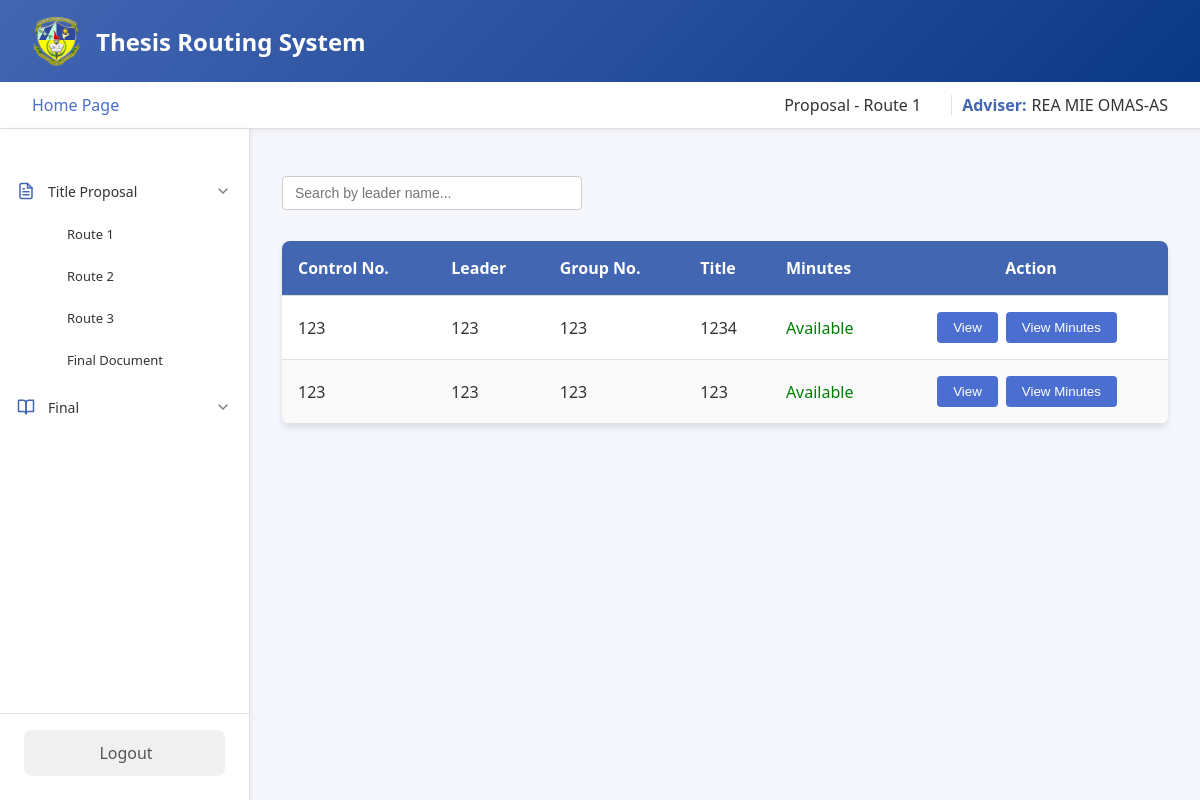
/adviser/homepage/titleproposal/route1.php (signed in), run on an earlier commit of the app's database.
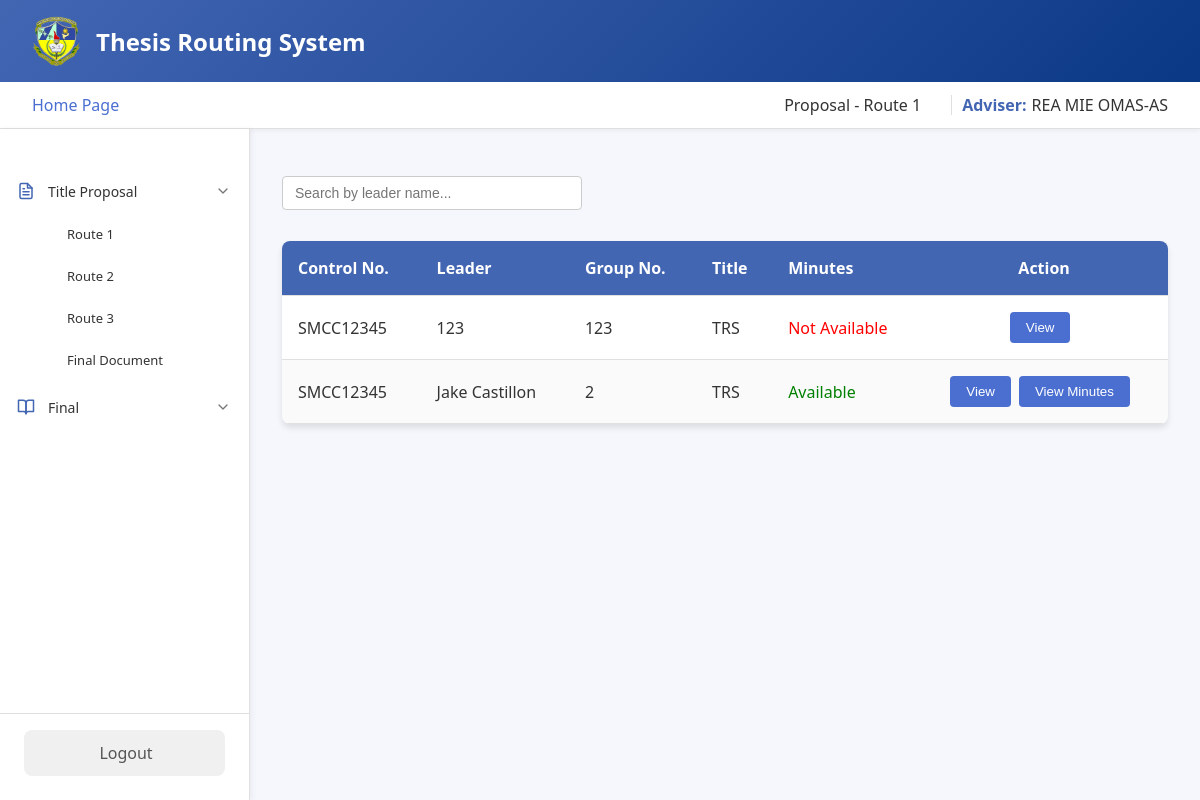
And on a later commit of the database.
### tables this page shows
CREATE TABLE `route1proposal_files` (
  `route1_id` int(11) NOT NULL,
  `student_id` int(11) NOT NULL,
  `docuRoute1` varchar(255) NOT NULL,
  `panel1_id` int(255) NOT NULL,
  `panel2_id` int(255) NOT NULL,
  `panel3_id` int(255) NOT NULL,
  `panel4_id` int(255) NOT NULL,
  `adviser_id` int(255) NOT NULL,
  `department` varchar(255) NOT NULL,
  `date_submitted` datetime DEFAULT NULL,
  `controlNo` varchar(255) NOT NULL,
  `fullname` varchar(255) NOT NULL,
  `group_number` int(255) NOT NULL,
  `title` varchar(255) NOT NULL,
  `school_year` varchar(255) NOT NULL,
  `panel5_id` varchar(255) NOT NULL,
  `minutes` varchar(255) NOT NULL,
  `routeNumber` varchar(255) NOT NULL
);

### adviser/homepage/titleproposal/route1.php (the view, shortened to what this page needs)
<?php
include '../../../connection.php';
$adviser_id = $_SESSION['adviser_id'];
$fullname = $_SESSION['fullname'] ?? 'Adviser';
?>
<!DOCTYPE html>
<html lang="en">
<head>
</head>
<body>
    <div class="container">
        <header class="header">
            <div class="logo-container">
                <img src="../../../assets/logo.png" alt="SMCC Logo">
                <div class="logo">Thesis Routing System</div>
            </div>
        </header>
        <div class="top-bar">
            <div class="homepage">
                <a href="../homepage.php">Home Page</a>
            </div>
            <div class="user-info">
                <div class="routeNo" style="margin-right: 20px;">Proposal - Route 1</div>
                <span class="role">Adviser:</span>
                <span class="user-name"><?= htmlspecialchars($fullname) ?></span>
            </div>
        </div>
        <div class="main-content">
        <nav class="sidebar">
                <nav class="nav-menu">
                    <div class="menu-item dropdown">
                        <div class="menu-header">
                            <div class="icon">
                            </div>
                            <span>Title Proposal</span>
                            <div class="dropdown-icon expanded">
                                <svg xmlns="http://www.w3.org/2000/svg" viewBox="0 0 24 24" fill="none"
                                    stroke="currentColor" stroke-width="2" stroke-linecap="round"
                                    stroke-linejoin="round">
                                    <polyline points="6 9 12 15 18 9"></polyline>
                                </svg>
                            </div>
                        </div>
                        <div class="dropdown-content show">
                            <a href="../titleproposal/route1.php" class="submenu-item">Route 1</a>
                            <a href="../titleproposal/route2.php" class="submenu-item">Route 2</a>
                            <a href="../titleproposal/route3.php" class="submenu-item">Route 3</a>
                            <a href="../titleproposal/finaldocu.php" class="submenu-item">Final Document</a>
                        </div>
                    </div>
                    <div class="menu-item dropdown">
                        <div class="menu-header">
                            <div class="icon">
                                <svg xmlns="http://www.w3.org/2000/svg" viewBox="0 0 24 24" fill="none"
                                    stroke="currentColor" stroke-width="2" stroke-linecap="round"
                                    stroke-linejoin="round">
                                    <path d="M2 3h6a4 4 0 0 1 4 4v14a3 3 0 0 0-3-3H2z"></path>
                                    <path d="M22 3h-6a4 4 0 0 0-4 4v14a3 3 0 0 1 3-3h7z"></path>
                                </svg>
                            </div>
                            <span>Final</span>
                            <div class="dropdown-icon">
                                <svg xmlns="http://www.w3.org/2000/svg" viewBox="0 0 24 24" fill="none"
                                    stroke="currentColor" stroke-width="2" stroke-linecap="round"
                                    stroke-linejoin="round">
                                    <polyline points="6 9 12 15 18 9"></polyline>
                                </svg>
                            </div>
                        </div>
                    </div>
                </nav>
                <div class="logout">
                    <a href="../../../logout.php">Logout</a>
                </div>
            </nav>
            <div class="content" id="content-area">
            <div class="search-container">
                <input type="text" id="searchInput" class="search-box" placeholder="Search by leader name..." onkeyup="searchTable()">
            </div>
            <?php
            $query = "
                SELECT
                    docuRoute1,
                    student_id,
                    route1_id,
                    department,
                    group_number,
                    controlNo,
                    fullname,
                    title,
                    minutes
                FROM route1proposal_files
                WHERE adviser_id = ?";
            $stmt = $conn->prepare($query);
            $stmt->bind_param("s", $adviser_id);
            $stmt->execute();
            $result = $stmt->get_result();
            if ($result->num_rows > 0) {
                echo "
                <table>
                    <thead>
                        <tr>
                            <th>Control No.</th>
                            <th>Leader</th>
                            <th>Group No.</th>
                            <th>Title</th>
                            <th>Minutes</th>
                            <th class='action-label'>Action</th>
                        </tr>
                    </thead>
                    <tbody>
                ";
                while ($row = $result->fetch_assoc()) {
                    $filePath = htmlspecialchars($row['docuRoute1'], ENT_QUOTES);
                    $student_id = htmlspecialchars($row['student_id'], ENT_QUOTES);
                    $route1_id = htmlspecialchars($row['route1_id'], ENT_QUOTES);
                    $groupNo = htmlspecialchars($row['group_number'], ENT_QUOTES);
                    $controlNo = htmlspecialchars($row['controlNo'], ENT_QUOTES);
                    $fullName = htmlspecialchars($row['fullname'], ENT_QUOTES);
                    $title = htmlspecialchars($row['title'], ENT_QUOTES);
                    $minutes = $row['minutes'] ? htmlspecialchars($row['minutes'], ENT_QUOTES) : '';
                    $minutesStatus = $minutes ? '<span style="color: green;">Available</span>' : '<span style="color: red;">Not Available</span>';
                    echo "
                        <tr>
                            <td>$controlNo</td>
                            <td>$fullName</td>
                            <td>$groupNo</td>
                            <td>$title</td>
                            <td>$minutesStatus</td>
                            <td style='text-align: center;'>
                                <button class='view-button' onclick=\"viewFile('$filePath', '$student_id', '$route1_id')\">View</button>";
                    if ($minutes) {
                        echo "<button class='view-button' onclick=\"viewMinutes('$minutes')\">View Minutes</button>";
                    }
                    echo "    </td>
                        </tr>
                    ";
                }
                echo "
                    </tbody>
                </table>
                ";
            } else {
                echo "<p>No files uploaded yet.</p>";
            }
            ?>
            </div>
        </div>
    </div>
</html>

### adviser/homepage/titleproposal/route1.php (style rules this page uses)
:root { --primary: #4366b3; --primary-light: #0a3885; --accent: #4a6fd1; --light: #f5f7fd; --dark: #333; --success: #28a745; --shadow: 0 4px 6px rgba(0, 0, 0, 0.1); --border: #e0e0e0; --white: #ffffff; --hover: #f5f7fd; --active: #e5ebf8; --text-light: #777777; --radius: 8px; }
.action-label { text-align: center; }
* { margin: 0; padding: 0; box-sizing: border-box; }
body { font-family: 'Segoe UI', Tahoma, Geneva, Verdana, sans-serif; background-color: var(--light); color: var(--dark); min-height: 100vh; }
.container { display: flex; flex-direction: column; min-height: 100vh; }
.header { background: linear-gradient(135deg, var(--primary) 0%, var(--primary-light) 100%); color: white; padding: 1rem 2rem; box-shadow: var(--shadow); }
.logo-container { display: flex; align-items: center; }
.logo-container img { height: 50px; margin-right: 15px; }
.logo { font-size: 1.5rem; font-weight: 600; }
.top-bar { display: flex; justify-content: space-between; align-items: center; padding: 0.75rem 2rem; background-color: white; box-shadow: 0 2px 4px rgba(0, 0, 0, 0.05); border-bottom: 1px solid var(--border); }
.homepage a { color: var(--accent); text-decoration: none; font-weight: 500; transition: all 0.3s; }
.user-info { display: flex; align-items: center; }
.role { font-weight: 600; margin-right: 5px; color: var(--primary); }
.user-name { color: var(--dark); }
.main-content { display: flex; flex: 1; }
.sidebar { width: 250px; background-color: white; padding: 1.5rem 0; box-shadow: 2px 0 5px rgba(0, 0, 0, 0.05); display: flex; flex-direction: column; justify-content: space-between; border-right: 1px solid var(--border); }
.sidebar a { display: block; padding: 0.75rem 1.5rem; color: var(--dark); text-decoration: none; transition: all 0.3s; border-left: 3px solid transparent; }
.logout { padding: 0 1.5rem; margin-top: auto; border-top: 1px solid var(--border); padding-top: 1rem; }
.logout a { display: flex; align-items: center; justify-content: center; background-color: #f0f0f0; color: #555; padding: 0.75rem; border-radius: 8px; text-decoration: none; font-weight: 500; transition: all 0.3s; }
.content { flex: 1; padding: 2rem; position: relative; overflow: auto; }
table { width: 100%; border-collapse: collapse; margin-top: 1rem; background-color: white; box-shadow: var(--shadow); border-radius: 8px; overflow: hidden; }
th, td { padding: 1rem; text-align: left; border-bottom: 1px solid var(--border); }
th { background-color: var(--primary); color: white; font-weight: 600; }
tr:nth-child(even) { background-color: rgba(0, 0, 0, 0.02); }
button { padding: 0.5rem 1rem; border: none; border-radius: 4px; cursor: pointer; font-weight: 500; transition: all 0.3s; }
.view-button { background-color: var(--accent); color: white; margin-right: 0.5rem; }
.nav-menu { display: flex; flex-direction: column; padding: 1rem 0; gap: 4px; }
.menu-item { display: flex; flex-direction: column; }
.menu-header { display: flex; align-items: center; padding: 0.75rem 1rem; cursor: pointer; border-radius: 8px; transition: all 0.2s ease; gap: 12px; }
.icon { width: 20px; height: 20px; display: flex; align-items: center; justify-content: center; color: var(--primary); }
.icon svg { width: 18px; height: 18px; stroke: var(--primary); }
.menu-header span { flex: 1; font-size: 14px; color: var(--dark); }
.dropdown-icon { width: 20px; height: 20px; display: flex; align-items: center; justify-content: center; transition: transform 0.2s ease; }
.dropdown-icon svg { width: 16px; height: 16px; stroke: #777777; }
.dropdown-content { display: none; flex-direction: column; padding-left: 2.5rem; }
.dropdown-content.show { display: flex; }
.submenu-item { padding: 0.6rem 1rem; font-size: 13px; color: #777777; text-decoration: none; border-radius: 8px; transition: all 0.2s ease; }
.search-container { margin: 15px 0; width: 100%; display: flex; justify-content: flex-start; align-items: center; }
.search-box { padding: 8px 12px; border: 1px solid #ccc; border-radius: 4px; width: 300px; font-size: 14px; margin-bottom: 15px; }

What changed in the data, as far as the page shows it:
removed route1proposal_files: controlNo "123", fullname "123", group_number "123", title "1234", shows "Available"
removed route1proposal_files: controlNo "123", fullname "123", group_number "123", title "123", shows "Available"
added route1proposal_files: controlNo "SMCC12345", fullname "123", group_number "123", title "TRS", minutes "Not Available"
added route1proposal_files: controlNo "SMCC12345", fullname "Jake Castillon", group_number "2", title "TRS", shows "Available"
